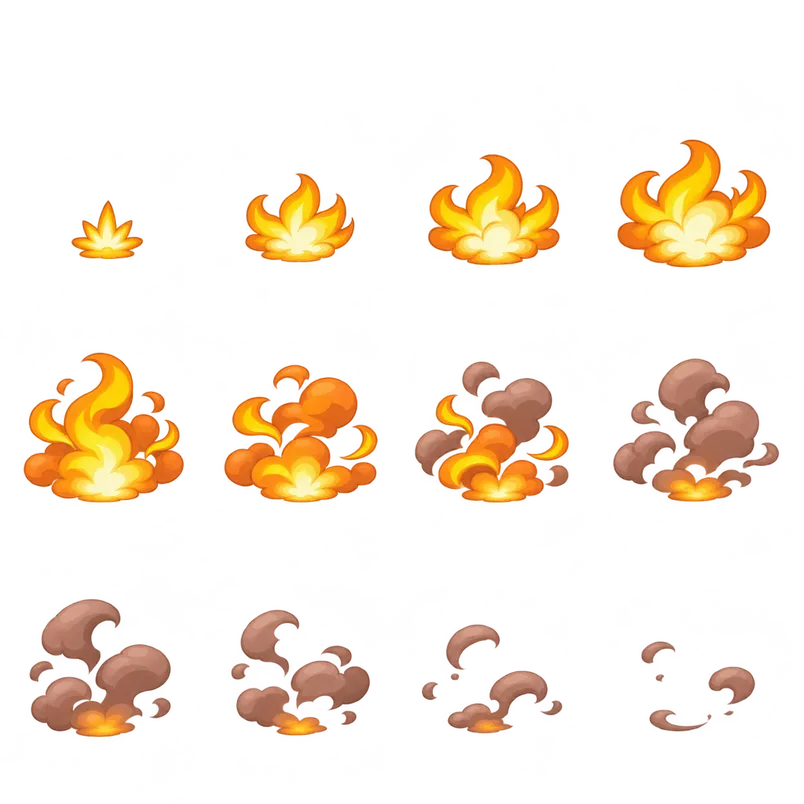
#> input picture docs/qa/rocket-impact-study-v3/assets/blast-flipbook.webp, 804 x 804 px, shrunk from 1200 x 1200 before the run
$ python inspect-layout.py
#> lines starting #> are read from the running program, lines starting #| are printed output that depends on the picture
"""Read generated alpha only; produce frame coordinates without editing artwork."""
import json
from pathlib import Path
from PIL import Image

ROOT = Path(__file__).resolve().parent / 'assets'

def spans(values, threshold, min_length):
    result, start = [], None
    for at, value in enumerate(list(values) + [0]):
        if value > threshold and start is None:
            start = at
        if value <= threshold and start is not None:
            if at - start >= min_length:
                result.append((start, at))
            start = None
    return result

layouts = {}
for key, filename in [('blast', 'blast-flipbook.webp'), ('eruption', 'evo-eruption-flipbook.webp')]:
    im = Image.open(ROOT / filename).convert('RGBA')
#> im is the input picture: PIL image 804x804 RGBA; mean R, G, B, A 68.9, 37.9, 21.1, 40.3
    w, h = im.size
#> w = 804; h = 804
    alpha = im.getchannel('A')
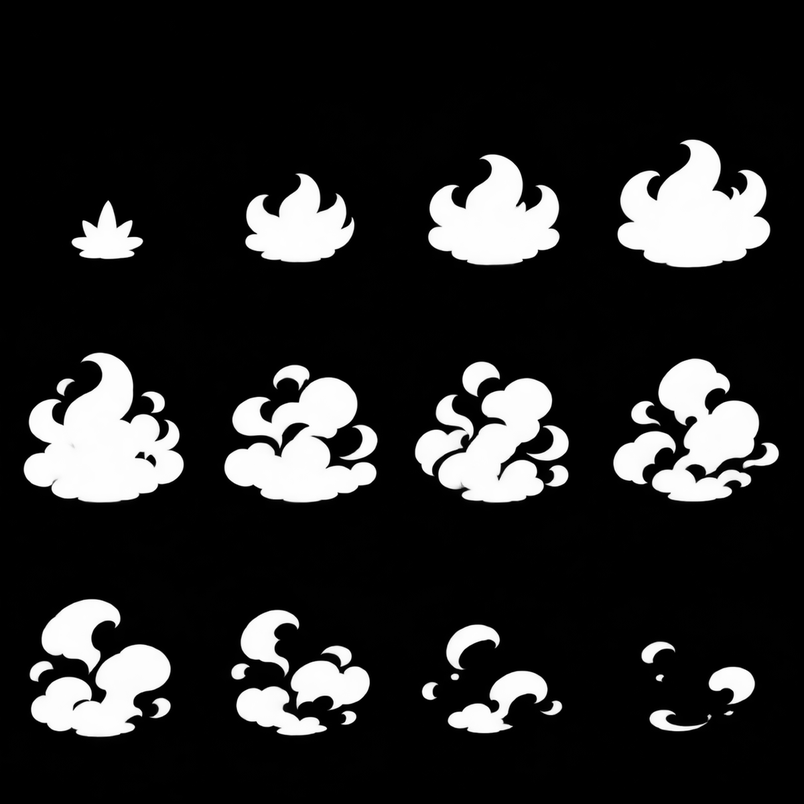
#> alpha: PIL image 804x804 L; min 0, max 255, mean 40.3
    px = alpha.load()
    row_bands = spans([sum(px[x, y] > 64 for x in range(w)) for y in range(h)], 10, 30)
#> after the loop in spans, `for at, value in enumerate(list(values) + [0]):`: result = [(140, 267), (353, 503), (599, 737)]
#> row_bands = [(140, 267), (353, 503), (599, 737)]
    if len(row_bands) != 3:
        raise ValueError(f'{key}: expected 3 separated rows, found {row_bands}')
    row_cuts = [0] + [(row_bands[i][1] + row_bands[i + 1][0]) // 2 for i in range(2)] + [h]
#> row_cuts = [0, 310, 551, 804]
    frames = []
    for row in range(3):
        y, end_y = row_cuts[row:row+2]
        pieces = spans([sum(px[x, yy] > 64 for yy in range(y, end_y)) for x in range(w)], 5, 8)
        groups = [[] for _ in range(4)]
        for start, end in pieces:
            groups[min(3, int(((start + end) / 2) / (w / 4)))].append((start, end))
        if any(not group for group in groups):
            raise ValueError(f'{key}, row {row}: incomplete four-frame layout: {pieces}')
        columns = [(min(p[0] for p in group), max(p[1] for p in group)) for group in groups]
        cuts = [0] + [(columns[i][1] + columns[i+1][0]) // 2 for i in range(3)] + [w]
        for col in range(4):
            x, end_x = cuts[col:col+2]
            frames.append([x, y, end_x-x, end_y-y])
#> this loop made 3 passes
#> (y, end_y, pieces) on passes 1 to 2: (0, 310, [(73, 142), (246, 354), (428, 559), (618, 770)]), (310, 551, [(24, 184), (224, 377), (415, 569), (613, 779)])
#> (y, end_y) on pass 3: (551, 804)
#> after the loop, frames = [[0, 0, 194, 310], [194, 0, 197, 310], [391, 0, 197, 310], [588, 0, 216, 310], [0, 310, 204, 241], [204, 310, 192, 241], [396, 310, 195, 241], [591, 310, 213, 241], [0, 551, 201, 253], [201, 551, 195, 253], [396, 551, 206, 253], [602, 551, 202, 253]]
    layouts[key] = {'sourceWidth': w, 'sourceHeight': h, 'frames': frames}
    print(key, '12 complete frame regions', frames)
#> (printed output is left out)
#> pass 2 of the loop `for key, filename in [('blast', 'blast-flipbook.webp'), ('eruption', '..`:
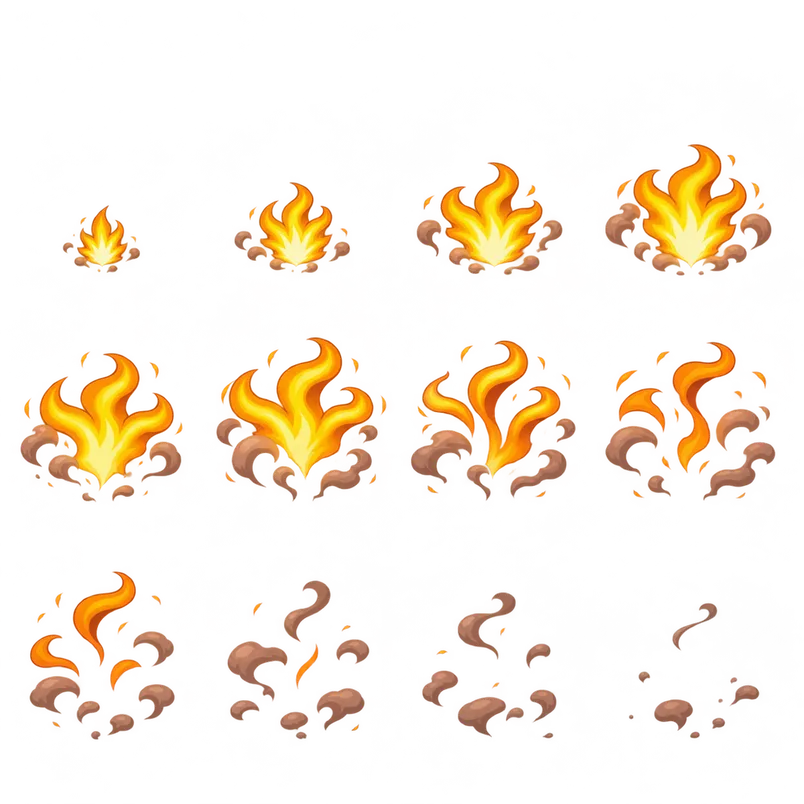
#> input picture docs/qa/rocket-impact-study-v3/assets/evo-eruption-flipbook.webp, 804 x 804 px, shrunk from 1200 x 1200 before the run
#> im is the input picture: PIL image 804x804 RGBA; mean R, G, B, A 80.8, 36, 18.2, 31.6
#> `alpha = im.getchannel('A')`:
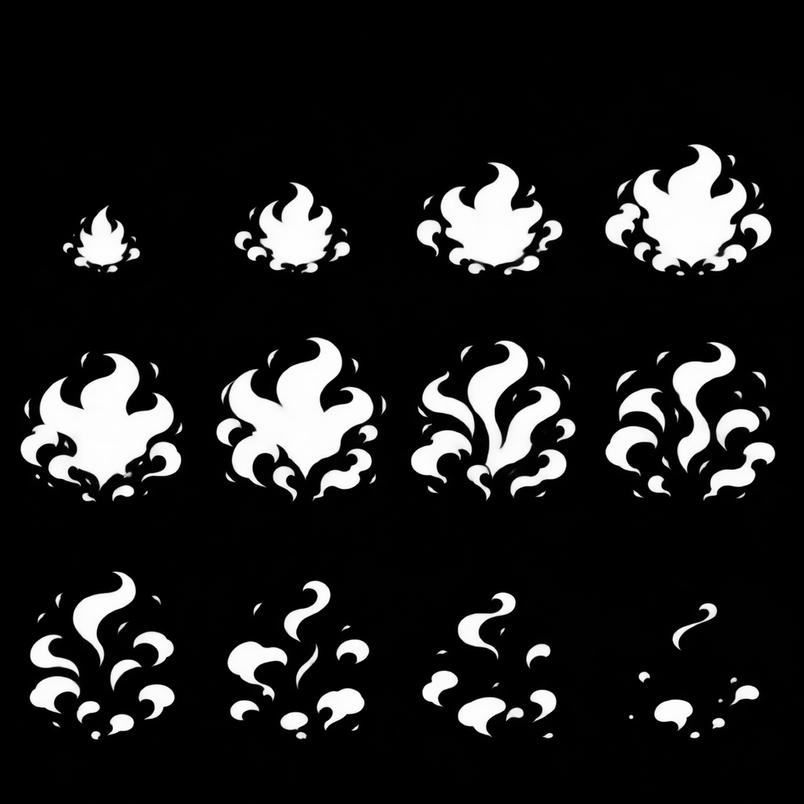
#> alpha: PIL image 804x804 L; min 0, max 255, mean 31.6
#> row_bands = [(145, 275), (338, 501), (580, 739)]
#> row_cuts = [0, 306, 540, 804]
#> the loop `for row in range(3):` made 3 passes
#> (y, end_y) on passes 1, 3: (0, 306), (540, 804)
#> after the loop `for row in range(3):`: frames = [[0, 0, 187, 306], [187, 0, 196, 306], [383, 0, 200, 306], [583, 0, 221, 306], [0, 306, 199, 234], [199, 306, 195, 234], [394, 306, 196, 234], [590, 306, 214, 234], [0, 540, 201, 264], [201, 540, 195, 264], [396, 540, 201, 264], [597, 540, 207, 264]]
#> (printed output is left out)
(ROOT / 'layout.json').write_text(json.dumps(layouts, indent=2), encoding='utf-8')
